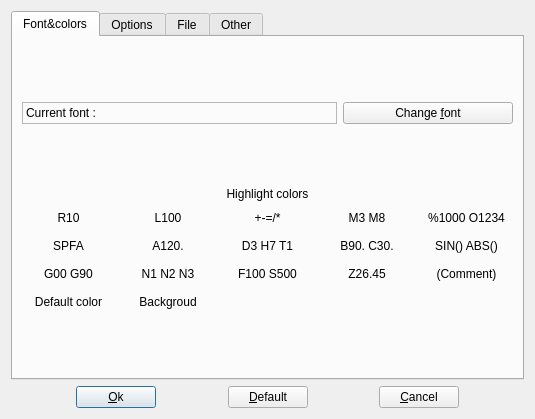
<?xml version="1.0" encoding="UTF-8"?>
<ui version="4.0">
 <class>SetupDialog</class>
 <widget class="QDialog" name="SetupDialog">
  <property name="geometry">
   <rect>
    <x>0</x>
    <y>0</y>
    <width>535</width>
    <height>419</height>
   </rect>
  </property>
  <property name="windowTitle">
   <string>Dialog</string>
  </property>
  <layout class="QVBoxLayout" name="verticalLayout">
   <item>
    <widget class="QTabWidget" name="tabWidget">
     <property name="tabPosition">
      <enum>QTabWidget::North</enum>
     </property>
     <property name="currentIndex">
      <number>0</number>
     </property>
     <widget class="QWidget" name="fontColorTab">
      <attribute name="title">
       <string>Font&amp;&amp;colors</string>
      </attribute>
      <layout class="QVBoxLayout" name="verticalLayout_4">
       <item>
        <spacer name="verticalSpacer_2">
         <property name="orientation">
          <enum>Qt::Vertical</enum>
         </property>
         <property name="sizeHint" stdset="0">
          <size>
           <width>20</width>
           <height>1</height>
          </size>
         </property>
        </spacer>
       </item>
       <item>
        <layout class="QHBoxLayout" name="horizontalLayout_2">
         <item>
          <widget class="QLabel" name="fontLabel">
           <property name="frameShape">
            <enum>QFrame::StyledPanel</enum>
           </property>
           <property name="frameShadow">
            <enum>QFrame::Sunken</enum>
           </property>
           <property name="text">
            <string>Current font :</string>
           </property>
          </widget>
         </item>
         <item>
          <widget class="QPushButton" name="changeFontButton">
           <property name="minimumSize">
            <size>
             <width>0</width>
             <height>0</height>
            </size>
           </property>
           <property name="maximumSize">
            <size>
             <width>170</width>
             <height>16777215</height>
            </size>
           </property>
           <property name="text">
            <string>Change &amp;font</string>
           </property>
          </widget>
         </item>
        </layout>
       </item>
       <item>
        <spacer name="verticalSpacer_4">
         <property name="orientation">
          <enum>Qt::Vertical</enum>
         </property>
         <property name="sizeHint" stdset="0">
          <size>
           <width>20</width>
           <height>40</height>
          </size>
         </property>
        </spacer>
       </item>
       <item>
        <widget class="QLabel" name="label_2">
         <property name="text">
          <string>Highlight colors</string>
         </property>
         <property name="alignment">
          <set>Qt::AlignCenter</set>
         </property>
        </widget>
       </item>
       <item>
        <layout class="QGridLayout" name="gridLayout">
         <item row="3" column="4">
          <widget class="QPushButton" name="commentColorButton">
           <property name="text">
            <string>(Comment)</string>
           </property>
           <property name="flat">
            <bool>true</bool>
           </property>
          </widget>
         </item>
         <item row="1" column="4">
          <widget class="QPushButton" name="progNameColorButton">
           <property name="autoFillBackground">
            <bool>false</bool>
           </property>
           <property name="text">
            <string>%1000 O1234</string>
           </property>
           <property name="flat">
            <bool>true</bool>
           </property>
          </widget>
         </item>
         <item row="3" column="2">
          <widget class="QPushButton" name="fsColorButton">
           <property name="text">
            <string>F100 S500</string>
           </property>
           <property name="flat">
            <bool>true</bool>
           </property>
          </widget>
         </item>
         <item row="3" column="1">
          <widget class="QPushButton" name="nColorButton">
           <property name="text">
            <string>N1 N2 N3</string>
           </property>
           <property name="flat">
            <bool>true</bool>
           </property>
          </widget>
         </item>
         <item row="3" column="3">
          <widget class="QPushButton" name="zColorButton">
           <property name="text">
            <string>Z26.45</string>
           </property>
           <property name="flat">
            <bool>true</bool>
           </property>
          </widget>
         </item>
         <item row="1" column="3">
          <widget class="QPushButton" name="mColorButton">
           <property name="autoFillBackground">
            <bool>false</bool>
           </property>
           <property name="text">
            <string>M3 M8</string>
           </property>
           <property name="flat">
            <bool>true</bool>
           </property>
          </widget>
         </item>
         <item row="1" column="2">
          <widget class="QPushButton" name="operatorColorButton">
           <property name="text">
            <string>+-=/*</string>
           </property>
           <property name="flat">
            <bool>true</bool>
           </property>
          </widget>
         </item>
         <item row="1" column="1">
          <widget class="QPushButton" name="lColorButton">
           <property name="text">
            <string>L100</string>
           </property>
           <property name="flat">
            <bool>true</bool>
           </property>
          </widget>
         </item>
         <item row="2" column="0">
          <widget class="QPushButton" name="keyWordColorButton">
           <property name="text">
            <string>SPFA</string>
           </property>
           <property name="flat">
            <bool>true</bool>
           </property>
          </widget>
         </item>
         <item row="2" column="2">
          <widget class="QPushButton" name="dhtColorButton">
           <property name="text">
            <string>D3 H7 T1</string>
           </property>
           <property name="flat">
            <bool>true</bool>
           </property>
          </widget>
         </item>
         <item row="1" column="0">
          <widget class="QPushButton" name="rColorButton">
           <property name="text">
            <string>R10</string>
           </property>
           <property name="flat">
            <bool>true</bool>
           </property>
          </widget>
         </item>
         <item row="2" column="1">
          <widget class="QPushButton" name="aColorButton">
           <property name="text">
            <string>A120.</string>
           </property>
           <property name="flat">
            <bool>true</bool>
           </property>
          </widget>
         </item>
         <item row="2" column="4">
          <widget class="QPushButton" name="macroColorButton">
           <property name="text">
            <string>SIN() ABS()</string>
           </property>
           <property name="flat">
            <bool>true</bool>
           </property>
          </widget>
         </item>
         <item row="2" column="3">
          <widget class="QPushButton" name="bColorButton">
           <property name="text">
            <string>B90. C30.</string>
           </property>
           <property name="flat">
            <bool>true</bool>
           </property>
          </widget>
         </item>
         <item row="3" column="0">
          <widget class="QPushButton" name="gColorButton">
           <property name="text">
            <string>G00 G90</string>
           </property>
           <property name="flat">
            <bool>true</bool>
           </property>
          </widget>
         </item>
         <item row="4" column="0">
          <widget class="QPushButton" name="fontColorButton">
           <property name="text">
            <string>Default color</string>
           </property>
           <property name="flat">
            <bool>true</bool>
           </property>
          </widget>
         </item>
         <item row="4" column="1">
          <widget class="QPushButton" name="backgroundColorButton">
           <property name="text">
            <string>Backgroud</string>
           </property>
           <property name="flat">
            <bool>true</bool>
           </property>
          </widget>
         </item>
        </layout>
       </item>
       <item>
        <spacer name="verticalSpacer_7">
         <property name="orientation">
          <enum>Qt::Vertical</enum>
         </property>
         <property name="sizeHint" stdset="0">
          <size>
           <width>20</width>
           <height>40</height>
          </size>
         </property>
        </spacer>
       </item>
      </layout>
     </widget>
     <widget class="QWidget" name="optionsTab">
      <attribute name="title">
       <string>Options</string>
      </attribute>
      <layout class="QGridLayout" name="gridLayout_6">
       <item row="4" column="0">
        <widget class="QCheckBox" name="syntaxHCheckBox">
         <property name="text">
          <string>&amp;Syntax highlight</string>
         </property>
        </widget>
       </item>
       <item row="4" column="2">
        <widget class="QPushButton" name="curLineColorButton">
         <property name="toolTip">
          <string>Highlighed current line color</string>
         </property>
         <property name="text">
          <string>Hi&amp;ghlighed current line color</string>
         </property>
         <property name="autoDefault">
          <bool>false</bool>
         </property>
         <property name="flat">
          <bool>true</bool>
         </property>
        </widget>
       </item>
       <item row="4" column="1">
        <spacer name="horizontalSpacer_5">
         <property name="orientation">
          <enum>Qt::Horizontal</enum>
         </property>
         <property name="sizeHint" stdset="0">
          <size>
           <width>40</width>
           <height>20</height>
          </size>
         </property>
        </spacer>
       </item>
       <item row="6" column="2">
        <widget class="QCheckBox" name="underlineCheckBox">
         <property name="text">
          <string>Underline changes</string>
         </property>
        </widget>
       </item>
       <item row="5" column="2">
        <widget class="QPushButton" name="underlineColorButton">
         <property name="toolTip">
          <string>Underline color</string>
         </property>
         <property name="text">
          <string>U&amp;nderline color</string>
         </property>
         <property name="autoDefault">
          <bool>false</bool>
         </property>
         <property name="flat">
          <bool>true</bool>
         </property>
        </widget>
       </item>
       <item row="5" column="0">
        <widget class="QCheckBox" name="capsLockCheckBox">
         <property name="text">
          <string>&amp;Internal CAPS LOCK</string>
         </property>
        </widget>
       </item>
       <item row="7" column="2">
        <widget class="QCheckBox" name="clearUnderlinecheckBox">
         <property name="toolTip">
          <string>Clear underline changes on save</string>
         </property>
         <property name="text">
          <string>Clear underline on save</string>
         </property>
        </widget>
       </item>
       <item row="7" column="0">
        <widget class="QCheckBox" name="clearUndocheckBox">
         <property name="toolTip">
          <string>Clear undo/redo history on save</string>
         </property>
         <property name="text">
          <string>Clear undo/redo history on save</string>
         </property>
        </widget>
       </item>
       <item row="6" column="0">
        <widget class="QCheckBox" name="editorToolTipsCheckBox">
         <property name="text">
          <string>Show editor tooltips</string>
         </property>
         <property name="checked">
          <bool>false</bool>
         </property>
        </widget>
       </item>
       <item row="8" column="0">
        <spacer name="verticalSpacer_9">
         <property name="orientation">
          <enum>Qt::Vertical</enum>
         </property>
         <property name="sizeHint" stdset="0">
          <size>
           <width>20</width>
           <height>40</height>
          </size>
         </property>
        </spacer>
       </item>
      </layout>
     </widget>
     <widget class="QWidget" name="extensionsTab">
      <property name="accessibleName">
       <string/>
      </property>
      <attribute name="title">
       <string>File</string>
      </attribute>
      <layout class="QHBoxLayout" name="horizontalLayout_3">
       <item>
        <widget class="QListWidget" name="lstExtensions">
         <property name="sizePolicy">
          <sizepolicy hsizetype="Minimum" vsizetype="Expanding">
           <horstretch>0</horstretch>
           <verstretch>0</verstretch>
          </sizepolicy>
         </property>
         <property name="maximumSize">
          <size>
           <width>150</width>
           <height>16777215</height>
          </size>
         </property>
         <property name="sortingEnabled">
          <bool>true</bool>
         </property>
        </widget>
       </item>
       <item>
        <layout class="QVBoxLayout" name="verticalLayout_3">
         <item>
          <layout class="QHBoxLayout" name="horizontalLayout_9">
           <item>
            <widget class="QPushButton" name="btnDeleteExtension">
             <property name="text">
              <string>Delete</string>
             </property>
             <property name="icon">
              <iconset resource="application.qrc">
               <normaloff>:/images/list-remove.png</normaloff>:/images/list-remove.png</iconset>
             </property>
            </widget>
           </item>
           <item>
            <spacer name="horizontalSpacer_9">
             <property name="orientation">
              <enum>Qt::Horizontal</enum>
             </property>
             <property name="sizeHint" stdset="0">
              <size>
               <width>40</width>
               <height>20</height>
              </size>
             </property>
            </spacer>
           </item>
          </layout>
         </item>
         <item>
          <spacer name="verticalSpacer_3">
           <property name="orientation">
            <enum>Qt::Vertical</enum>
           </property>
           <property name="sizeHint" stdset="0">
            <size>
             <width>20</width>
             <height>5</height>
            </size>
           </property>
          </spacer>
         </item>
         <item>
          <layout class="QHBoxLayout" name="horizontalLayout_6">
           <item>
            <widget class="QLabel" name="label_3">
             <property name="text">
              <string>Extension to add: </string>
             </property>
            </widget>
           </item>
           <item>
            <widget class="QLineEdit" name="edtExtension">
             <property name="inputMask">
              <string/>
             </property>
             <property name="text">
              <string>*.</string>
             </property>
             <property name="maxLength">
              <number>5</number>
             </property>
            </widget>
           </item>
           <item>
            <widget class="QPushButton" name="btnAddExtension">
             <property name="text">
              <string>Add</string>
             </property>
             <property name="icon">
              <iconset resource="application.qrc">
               <normaloff>:/images/add.png</normaloff>:/images/add.png</iconset>
             </property>
            </widget>
           </item>
          </layout>
         </item>
         <item>
          <widget class="Line" name="line_5">
           <property name="orientation">
            <enum>Qt::Horizontal</enum>
           </property>
          </widget>
         </item>
         <item>
          <spacer name="verticalSpacer_6">
           <property name="orientation">
            <enum>Qt::Vertical</enum>
           </property>
           <property name="sizeHint" stdset="0">
            <size>
             <width>20</width>
             <height>20</height>
            </size>
           </property>
          </spacer>
         </item>
         <item>
          <widget class="Line" name="line_2">
           <property name="orientation">
            <enum>Qt::Horizontal</enum>
           </property>
          </widget>
         </item>
         <item>
          <layout class="QHBoxLayout" name="horizontalLayout_7">
           <item>
            <widget class="QLabel" name="label_4">
             <property name="text">
              <string>Default save extension:</string>
             </property>
            </widget>
           </item>
           <item>
            <widget class="QLineEdit" name="edtSaveExtension">
             <property name="toolTip">
              <string>Extension to be added to filename when saving</string>
             </property>
             <property name="inputMask">
              <string>*.Aaa</string>
             </property>
             <property name="text">
              <string>*.nc</string>
             </property>
            </widget>
           </item>
          </layout>
         </item>
         <item>
          <widget class="Line" name="line_4">
           <property name="orientation">
            <enum>Qt::Horizontal</enum>
           </property>
          </widget>
         </item>
         <item>
          <spacer name="verticalSpacer_8">
           <property name="orientation">
            <enum>Qt::Vertical</enum>
           </property>
           <property name="sizeHint" stdset="0">
            <size>
             <width>20</width>
             <height>20</height>
            </size>
           </property>
          </spacer>
         </item>
         <item>
          <widget class="Line" name="line">
           <property name="orientation">
            <enum>Qt::Horizontal</enum>
           </property>
          </widget>
         </item>
         <item>
          <layout class="QVBoxLayout" name="verticalLayout_5">
           <item>
            <widget class="QLabel" name="label_7">
             <property name="text">
              <string>Guess file name by:</string>
             </property>
            </widget>
           </item>
           <item>
            <layout class="QHBoxLayout" name="horizontalLayout_10">
             <item>
              <widget class="QCheckBox" name="progNumCheckBox">
               <property name="text">
                <string>Program number</string>
               </property>
               <property name="checked">
                <bool>true</bool>
               </property>
               <property name="autoExclusive">
                <bool>true</bool>
               </property>
               <property name="tristate">
                <bool>false</bool>
               </property>
              </widget>
             </item>
             <item>
              <widget class="QCheckBox" name="firstCommCheckBox">
               <property name="toolTip">
                <string>Ensure that first comment in program is valid file name</string>
               </property>
               <property name="text">
                <string>First comment</string>
               </property>
               <property name="autoExclusive">
                <bool>true</bool>
               </property>
               <property name="tristate">
                <bool>false</bool>
               </property>
              </widget>
             </item>
            </layout>
           </item>
           <item>
            <widget class="Line" name="line_3">
             <property name="orientation">
              <enum>Qt::Horizontal</enum>
             </property>
            </widget>
           </item>
           <item>
            <widget class="QLabel" name="label_5">
             <property name="text">
              <string>Default save directory:</string>
             </property>
            </widget>
           </item>
           <item>
            <layout class="QHBoxLayout" name="horizontalLayout_8">
             <item>
              <widget class="QLineEdit" name="edtSaveDirectory"/>
             </item>
             <item>
              <widget class="QPushButton" name="btnBrowseDirectory">
               <property name="text">
                <string>Browse...</string>
               </property>
               <property name="icon">
                <iconset resource="application.qrc">
                 <normaloff>:/images/browse.png</normaloff>:/images/browse.png</iconset>
               </property>
              </widget>
             </item>
            </layout>
           </item>
          </layout>
         </item>
        </layout>
       </item>
      </layout>
     </widget>
     <widget class="QWidget" name="otherTab">
      <attribute name="title">
       <string>Other</string>
      </attribute>
      <layout class="QVBoxLayout" name="verticalLayout_2">
       <item>
        <layout class="QHBoxLayout" name="horizontalLayout_5">
         <item>
          <widget class="QLabel" name="label">
           <property name="text">
            <string>Calculator exe :</string>
           </property>
          </widget>
         </item>
         <item>
          <widget class="QLineEdit" name="calcLineEdit">
           <property name="toolTip">
            <string>Calculator executable</string>
           </property>
          </widget>
         </item>
         <item>
          <widget class="QPushButton" name="browseButton">
           <property name="text">
            <string>&amp;Browse</string>
           </property>
           <property name="icon">
            <iconset resource="application.qrc">
             <normaloff>:/images/browse.png</normaloff>:/images/browse.png</iconset>
           </property>
          </widget>
         </item>
        </layout>
       </item>
       <item>
        <layout class="QHBoxLayout" name="horizontalLayout_4">
         <item>
          <widget class="QGroupBox" name="groupBox">
           <property name="title">
            <string>Window title</string>
           </property>
           <layout class="QGridLayout" name="gridLayout_2">
            <item row="0" column="0">
             <widget class="QCheckBox" name="fileNameCheckBox">
              <property name="text">
               <string>Show file name</string>
              </property>
             </widget>
            </item>
            <item row="1" column="0">
             <widget class="QCheckBox" name="filePathCheckBox">
              <property name="text">
               <string>Show file path</string>
              </property>
             </widget>
            </item>
            <item row="2" column="0">
             <widget class="QCheckBox" name="titleCheckBox">
              <property name="text">
               <string>Show program title</string>
              </property>
             </widget>
            </item>
            <item row="3" column="0">
             <spacer name="verticalSpacer_5">
              <property name="orientation">
               <enum>Qt::Vertical</enum>
              </property>
              <property name="sizeHint" stdset="0">
               <size>
                <width>20</width>
                <height>40</height>
               </size>
              </property>
             </spacer>
            </item>
           </layout>
          </widget>
         </item>
         <item>
          <widget class="QGroupBox" name="groupBox_2">
           <property name="title">
            <string/>
           </property>
           <layout class="QGridLayout" name="gridLayout_4">
            <item row="0" column="1">
             <widget class="QCheckBox" name="tabbedModecheckBox">
              <property name="text">
               <string>&amp;Editor tabbed mode</string>
              </property>
             </widget>
            </item>
            <item row="1" column="1">
             <widget class="QCheckBox" name="readOnlyModeCheckBox">
              <property name="toolTip">
               <string>If set, all files will be opened in read-only mode</string>
              </property>
              <property name="text">
               <string>&amp;Viewer mode</string>
              </property>
             </widget>
            </item>
            <item row="6" column="1">
             <spacer name="verticalSpacer">
              <property name="orientation">
               <enum>Qt::Vertical</enum>
              </property>
              <property name="sizeHint" stdset="0">
               <size>
                <width>20</width>
                <height>40</height>
               </size>
              </property>
             </spacer>
            </item>
            <item row="5" column="1">
             <widget class="QComboBox" name="highlightModeComboBox">
              <property name="toolTip">
               <string>Default highlight style and tooltip mode</string>
              </property>
             </widget>
            </item>
            <item row="4" column="1">
             <widget class="QLabel" name="label_6">
              <property name="text">
               <string>Default highlight style:</string>
              </property>
             </widget>
            </item>
            <item row="2" column="1">
             <widget class="QCheckBox" name="startEmptyCheckBox">
              <property name="toolTip">
               <string>Do not reopen the editor windows at startup</string>
              </property>
              <property name="text">
               <string>Start empty window</string>
              </property>
             </widget>
            </item>
            <item row="3" column="1">
             <widget class="QCheckBox" name="disableFileChangeMonitorCheckBox">
              <property name="toolTip">
               <string>Do not show warning message when open file is modified by another application.</string>
              </property>
              <property name="text">
               <string>Disable file change monitor</string>
              </property>
             </widget>
            </item>
           </layout>
          </widget>
         </item>
        </layout>
       </item>
      </layout>
     </widget>
    </widget>
   </item>
   <item>
    <layout class="QHBoxLayout" name="horizontalLayout">
     <item>
      <spacer name="horizontalSpacer">
       <property name="orientation">
        <enum>Qt::Horizontal</enum>
       </property>
       <property name="sizeHint" stdset="0">
        <size>
         <width>40</width>
         <height>20</height>
        </size>
       </property>
      </spacer>
     </item>
     <item>
      <widget class="QPushButton" name="okButton">
       <property name="text">
        <string>&amp;Ok</string>
       </property>
       <property name="icon">
        <iconset resource="application.qrc">
         <normaloff>:/images/ok.png</normaloff>:/images/ok.png</iconset>
       </property>
       <property name="default">
        <bool>true</bool>
       </property>
      </widget>
     </item>
     <item>
      <spacer name="horizontalSpacer_3">
       <property name="orientation">
        <enum>Qt::Horizontal</enum>
       </property>
       <property name="sizeHint" stdset="0">
        <size>
         <width>40</width>
         <height>20</height>
        </size>
       </property>
      </spacer>
     </item>
     <item>
      <widget class="QPushButton" name="defaultButton">
       <property name="text">
        <string>&amp;Default</string>
       </property>
       <property name="icon">
        <iconset resource="application.qrc">
         <normaloff>:/images/default.png</normaloff>:/images/default.png</iconset>
       </property>
       <property name="autoDefault">
        <bool>false</bool>
       </property>
      </widget>
     </item>
     <item>
      <spacer name="horizontalSpacer_4">
       <property name="orientation">
        <enum>Qt::Horizontal</enum>
       </property>
       <property name="sizeHint" stdset="0">
        <size>
         <width>40</width>
         <height>20</height>
        </size>
       </property>
      </spacer>
     </item>
     <item>
      <widget class="QPushButton" name="cancelButton">
       <property name="text">
        <string>&amp;Cancel</string>
       </property>
       <property name="icon">
        <iconset resource="application.qrc">
         <normaloff>:/images/window-close.png</normaloff>:/images/window-close.png</iconset>
       </property>
       <property name="autoDefault">
        <bool>false</bool>
       </property>
      </widget>
     </item>
     <item>
      <spacer name="horizontalSpacer_2">
       <property name="orientation">
        <enum>Qt::Horizontal</enum>
       </property>
       <property name="sizeHint" stdset="0">
        <size>
         <width>40</width>
         <height>20</height>
        </size>
       </property>
      </spacer>
     </item>
    </layout>
   </item>
  </layout>
 </widget>
 <tabstops>
  <tabstop>tabWidget</tabstop>
  <tabstop>changeFontButton</tabstop>
  <tabstop>rColorButton</tabstop>
  <tabstop>lColorButton</tabstop>
  <tabstop>operatorColorButton</tabstop>
  <tabstop>mColorButton</tabstop>
  <tabstop>progNameColorButton</tabstop>
  <tabstop>keyWordColorButton</tabstop>
  <tabstop>aColorButton</tabstop>
  <tabstop>dhtColorButton</tabstop>
  <tabstop>bColorButton</tabstop>
  <tabstop>macroColorButton</tabstop>
  <tabstop>gColorButton</tabstop>
  <tabstop>nColorButton</tabstop>
  <tabstop>fsColorButton</tabstop>
  <tabstop>zColorButton</tabstop>
  <tabstop>commentColorButton</tabstop>
  <tabstop>fontColorButton</tabstop>
  <tabstop>backgroundColorButton</tabstop>
  <tabstop>syntaxHCheckBox</tabstop>
  <tabstop>capsLockCheckBox</tabstop>
  <tabstop>editorToolTipsCheckBox</tabstop>
  <tabstop>clearUndocheckBox</tabstop>
  <tabstop>curLineColorButton</tabstop>
  <tabstop>underlineColorButton</tabstop>
  <tabstop>underlineCheckBox</tabstop>
  <tabstop>clearUnderlinecheckBox</tabstop>
  <tabstop>lstExtensions</tabstop>
  <tabstop>btnDeleteExtension</tabstop>
  <tabstop>edtExtension</tabstop>
  <tabstop>btnAddExtension</tabstop>
  <tabstop>edtSaveExtension</tabstop>
  <tabstop>progNumCheckBox</tabstop>
  <tabstop>firstCommCheckBox</tabstop>
  <tabstop>edtSaveDirectory</tabstop>
  <tabstop>btnBrowseDirectory</tabstop>
  <tabstop>calcLineEdit</tabstop>
  <tabstop>browseButton</tabstop>
  <tabstop>fileNameCheckBox</tabstop>
  <tabstop>filePathCheckBox</tabstop>
  <tabstop>titleCheckBox</tabstop>
  <tabstop>tabbedModecheckBox</tabstop>
  <tabstop>readOnlyModeCheckBox</tabstop>
  <tabstop>startEmptyCheckBox</tabstop>
  <tabstop>highlightModeComboBox</tabstop>
  <tabstop>okButton</tabstop>
  <tabstop>defaultButton</tabstop>
  <tabstop>cancelButton</tabstop>
 </tabstops>
 <resources>
  <include location="application.qrc"/>
  <include location="application.qrc"/>
 </resources>
 <connections/>
</ui>
